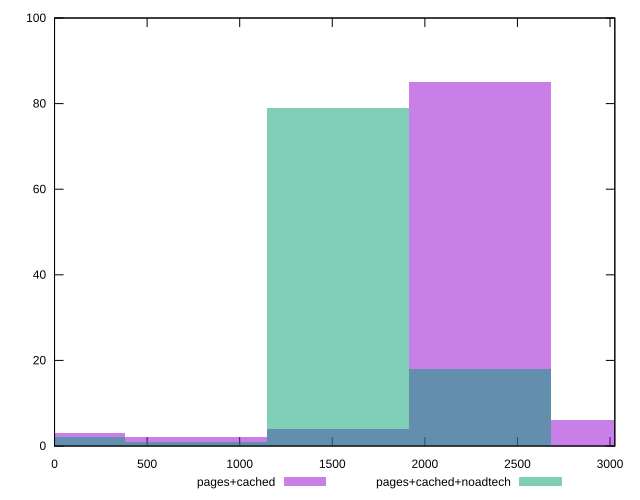

Here is the gnuplot script that generated this plot:
reset

$pagesCached <<EOF
766.4885761708922 2
1532.9771523417844 4
2299.465728512677 85
3065.954304683569 6
0 3
EOF

$pagesCachedNoadtech <<EOF
0 2
2299.465728512677 18
1532.9771523417844 79
766.4885761708922 1
EOF

set key outside below
set boxwidth 766.4885761708922
set xrange [0:3026]
set yrange [0:100]
set trange [0:100]
set style fill transparent solid 0.5 noborder
set terminal svg size 640, 500 enhanced background rgb 'white'
set output "report_00014_2021-02-09T15:56:05.503Z/uses-rel-preload/comparison/histogram/1_vs_2.svg"

plot $pagesCached title "pages+cached" with boxes, \
     $pagesCachedNoadtech title "pages+cached+noadtech" with boxes

reset
